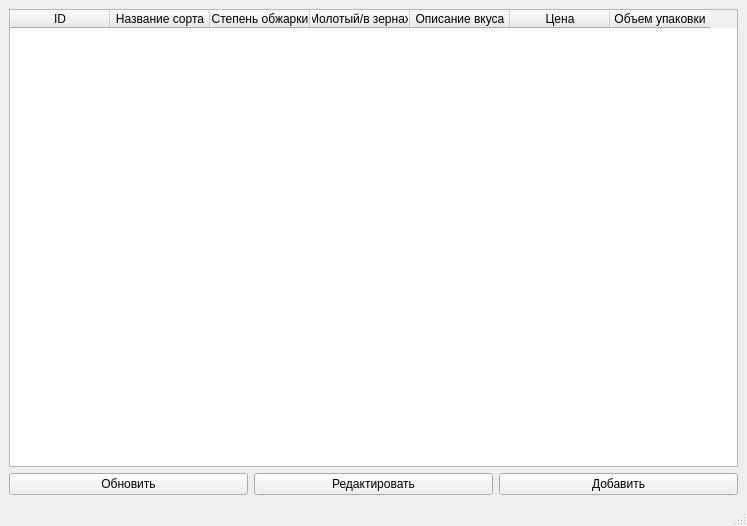
<?xml version="1.0" encoding="UTF-8"?>
<ui version="4.0">
 <class>MainWindow</class>
 <widget class="QMainWindow" name="MainWindow">
  <property name="geometry">
   <rect>
    <x>0</x>
    <y>0</y>
    <width>747</width>
    <height>526</height>
   </rect>
  </property>
  <property name="windowTitle">
   <string>MainWindow</string>
  </property>
  <widget class="QWidget" name="centralwidget">
   <layout class="QVBoxLayout" name="verticalLayout">
    <item>
     <widget class="QTableWidget" name="tableWidget">
      <column>
       <property name="text">
        <string>ID</string>
       </property>
      </column>
      <column>
       <property name="text">
        <string>Название сорта</string>
       </property>
      </column>
      <column>
       <property name="text">
        <string>Степень обжарки</string>
       </property>
      </column>
      <column>
       <property name="text">
        <string>Молотый/в зернах</string>
       </property>
      </column>
      <column>
       <property name="text">
        <string>Описание вкуса</string>
       </property>
      </column>
      <column>
       <property name="text">
        <string>Цена</string>
       </property>
      </column>
      <column>
       <property name="text">
        <string>Объем упаковки</string>
       </property>
      </column>
     </widget>
    </item>
    <item>
     <layout class="QHBoxLayout" name="horizontalLayout">
      <item>
       <widget class="QPushButton" name="updateButton">
        <property name="text">
         <string>Обновить</string>
        </property>
       </widget>
      </item>
      <item>
       <widget class="QPushButton" name="editButton">
        <property name="text">
         <string>Редактировать</string>
        </property>
       </widget>
      </item>
      <item>
       <widget class="QPushButton" name="addButton">
        <property name="text">
         <string>Добавить</string>
        </property>
       </widget>
      </item>
     </layout>
    </item>
   </layout>
  </widget>
  <widget class="QMenuBar" name="menubar">
   <property name="geometry">
    <rect>
     <x>0</x>
     <y>0</y>
     <width>747</width>
     <height>21</height>
    </rect>
   </property>
  </widget>
  <widget class="QStatusBar" name="statusbar"/>
 </widget>
 <resources/>
 <connections/>
</ui>
